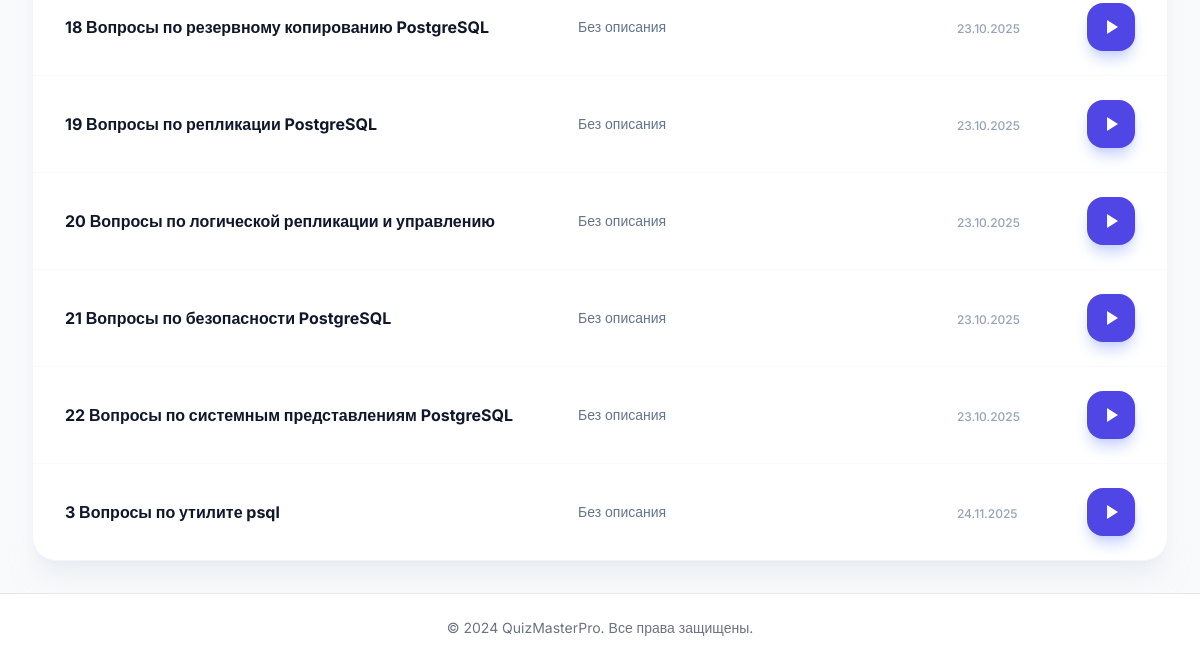
/quizzes/ (signed in, lower part), run on an earlier commit of the app's database.
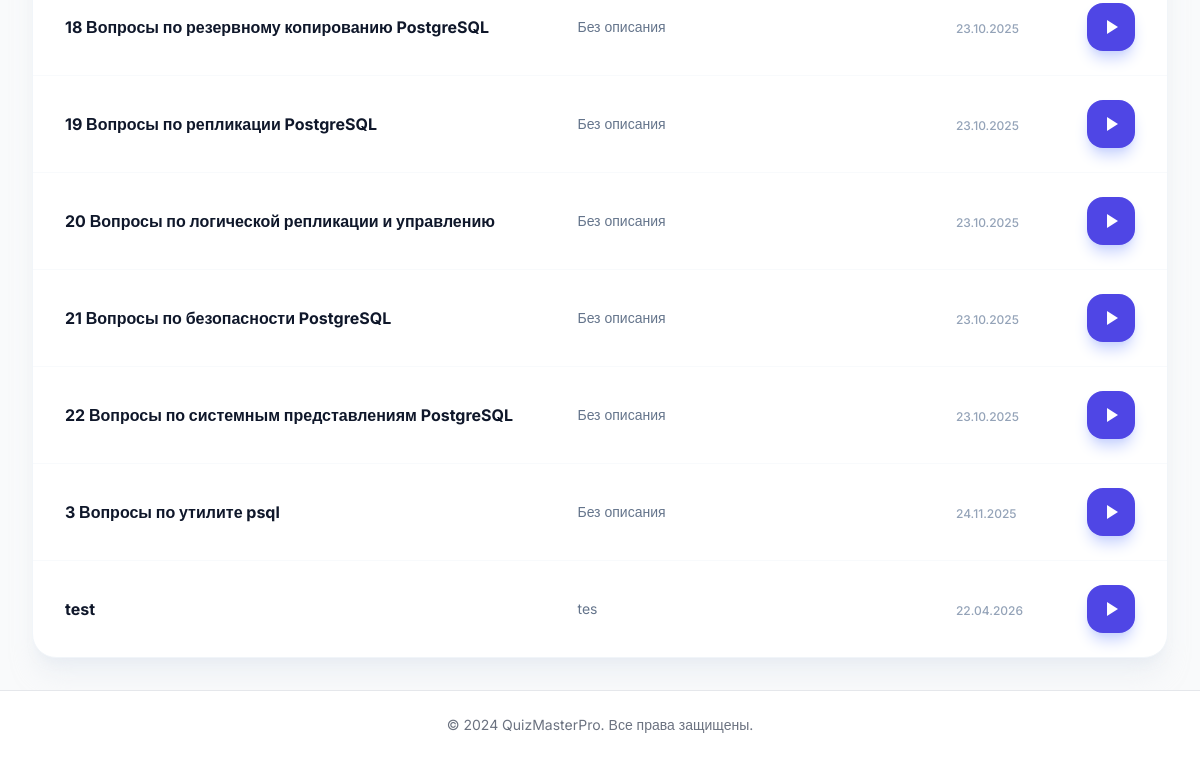
And on a later commit of the database.
### app/models.py (models this page shows, shortened)
class Quiz(db.Model):
    id = db.Column(db.Integer, primary_key=True)
    title = db.Column(db.String(128), nullable=False)
    description = db.Column(db.Text)
    created_at = db.Column(db.DateTime, default=datetime.utcnow)
    created_by = db.Column(db.Integer, db.ForeignKey('user.id'))
    is_active = db.Column(db.Boolean, default=True)
    questions = db.relationship('Question', backref='quiz', lazy='dynamic', cascade='all, delete-orphan')

### app/routes/quiz_routes.py (the view)
@quiz_bp.route('/')
@login_required
def list_quizzes():
    quizzes = Quiz.query.all()
    logger.info(f'User {current_user.username} accessed quiz list')
    return render_template('quiz/list.html', quizzes=quizzes)

### app/__init__.py (called while the page is built)
def create_app():
    app = Flask(__name__)
    app.config.from_object(Config)
    db.init_app(app)
    login_manager.init_app(app)
    login_manager.login_view = 'auth.login'
    from app.routes.main import main_bp
    from app.routes.auth_routes import auth_bp
    from app.routes.quiz_routes import quiz_bp
    from app.routes.admin_routes import admin_bp
    app.register_blueprint(main_bp)
    app.register_blueprint(auth_bp, url_prefix='/auth')
    app.register_blueprint(quiz_bp, url_prefix='/quizzes')
    app.register_blueprint(admin_bp)
    @login_manager.user_loader
    def load_user(user_id):
        from app.models import User
        return User.query.get(int(user_id))
    return app

### app/templates/quiz/list.html (shortened to what this page needs)
{% extends "base.html" %}
{% block content %}
<div class="space-y-6">
    <div class="bg-white rounded-3xl shadow-xl shadow-slate-200/50 border border-slate-100 overflow-hidden">
        {% if quizzes %}
            <div class="overflow-x-auto">
                <table class="w-full text-left border-collapse">
                    <tbody class="divide-y divide-slate-50">
                        {% for quiz in quizzes %}
                        <tr class="hover:bg-indigo-50/30 transition-colors group">
                            <td class="px-8 py-6">
                                <div class="font-bold text-slate-900 group-hover:text-indigo-600 transition-colors">{{ quiz.title }}</div>
                            </td>
                            <td class="px-8 py-6">
                                <div class="text-slate-500 text-sm max-w-md line-clamp-2">{{ quiz.description or 'Без описания' }}</div>
                            </td>
                            <td class="px-8 py-6 whitespace-nowrap">
                                <span class="text-slate-400 text-xs font-medium">{{ quiz.created_at.strftime('%d.%m.%Y') }}</span>
                            </td>
                            <td class="px-8 py-6 text-center">
                                <a href="{{ url_for('quiz.take_quiz', quiz_id=quiz.id) }}"
                                   class="inline-flex items-center justify-center w-12 h-12 bg-indigo-600 hover:bg-indigo-700 text-white rounded-2xl transition-all shadow-lg shadow-indigo-200 hover:-translate-y-1 active:translate-y-0">
                                    <span class="material-icons">play_arrow</span>
                                </a>
                            </td>
                        </tr>
                        {% endfor %}
                    </tbody>
                </table>
            </div>
        {% endif %}
    </div>
</div>
{% endblock %}

What changed in the data, as far as the page shows it:
added Quiz: title "test", description "tes", created_at "22.04.2026"
